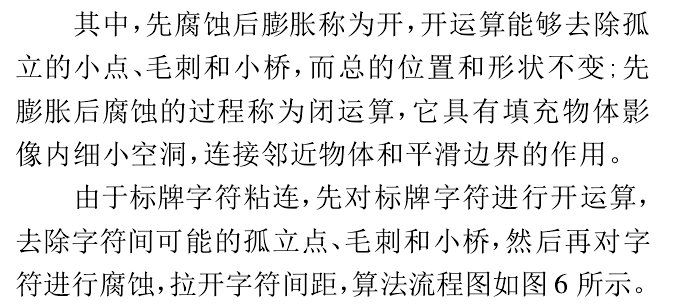
//> input picture 16.png, 695 x 307 px
$ ./text_segmentation_v1   (built with g++ and OpenCV 4)
//> lines starting //> are read from the running program, lines starting //| are printed output that depends on the picture; after the words box and inside, x2 and y2 are one past the last pixel; in counts of white or black regions, pixels touching at a corner belong together
#include "opencv2/imgproc.hpp"
#include "opencv2/highgui.hpp"
#include <iostream>
#include <algorithm>
using namespace cv;


#define V_PROJECT 1
#define H_PROJECT 2

typedef struct
{
	int begin;
	int end;

}char_range_t;

void draw_projection(vector<int>& pos, int mode)
{
	vector<int>::iterator max = std::max_element(std::begin(pos), std::end(pos)); //求最大值
	if (mode == H_PROJECT)
	{
		int height = pos.size();
		int width = *max;
		Mat project = Mat::zeros(height, width, CV_8UC1);
		for (int i = 0; i < project.rows; i++)
		{
			for (int j = 0; j < pos[i]; j++)
			{
				project.at<uchar>(i, j) = 255;
			}
		}
		cvNamedWindow("horizational projection", 0);
		imshow("horizational projection", project);

	}
	else if (mode == V_PROJECT)
	{
		int height = *max;
		int width = pos.size();
		Mat project = Mat::zeros(height, width, CV_8UC1);
		for (int i = 0; i < project.cols; i++)
		{
			for (int j = project.rows - 1; j >= project.rows - pos[i]; j--)
			{
				//std::cout << "j:" << j << "i:" << i << std::endl;
				project.at<uchar>(j, i) = 255;
			}
		}

		imshow("vertical projection", project);
	}

	//waitKey();
}

//获取文本的投影用于分割字符(垂直，水平)
int GetTextProjection(Mat &src, vector<int>& pos, int mode)
{
	if (mode == V_PROJECT)
	{
		for (int i = 0; i < src.rows; i++)
		{
			uchar* p = src.ptr<uchar>(i);
			for (int j = 0; j < src.cols; j++)
			{
				if (p[j] == 0)
				{
					pos[j]++;
				}
			}
		}

		draw_projection(pos, V_PROJECT);
	}
	else if (mode == H_PROJECT)
	{
		for (int i = 0; i < src.cols; i++)
		{

			for (int j = 0; j < src.rows; j++)
			{
				if (src.at<uchar>(j, i) == 0)
				{
					pos[j]++;
				}
			}
		}
		draw_projection(pos, H_PROJECT);

	}

	return 0;
}

//获取每个分割字符的范围，min_thresh：波峰的最小幅度，min_range：两个波峰的最小间隔
int GetPeekRange(vector<int> &vertical_pos, vector<char_range_t> &peek_range, int min_thresh = 2, int min_range = 10)
{
	int begin = 0;
	int end = 0;
	for (int i = 0; i < vertical_pos.size(); i++)
	{

		if (vertical_pos[i] > min_thresh && begin == 0)
		{
			begin = i;
		}
		else if (vertical_pos[i] > min_thresh && begin != 0)
		{
			continue;
		}
		else if (vertical_pos[i] < min_thresh && begin != 0)
		{
			end = i;
			if (end - begin >= min_range)
			{
				char_range_t tmp;
				tmp.begin = begin;
				tmp.end = end;
				peek_range.push_back(tmp);
				begin = 0;
				end = 0;
			}

		}
		else if (vertical_pos[i] < min_thresh || begin == 0)
		{
			continue;
		}
		else
		{
			//printf("raise error!\n");
		}
	}

	return 0;
}


inline void save_cut(const Mat& img, int id)
{
	char name[128] = { 0 };
	sprintf(name, "./save_cut/%d.jpg", id);
	imwrite(name, img);
}

//切割字符
int CutChar(Mat &img, const vector<char_range_t>& v_peek_range, const vector<char_range_t>& h_peek_range, vector<Mat>& chars_set)
{
	static int count = 0;
	int norm_width = img.rows;  //因为汉字都是类正方形的，所以我们定了norm_width就是汉字的高度
	Mat show_img = img.clone();
	cvtColor(show_img, show_img, CV_GRAY2BGR);
	for (int i = 0; i < v_peek_range.size(); i++)
	{
		int char_gap = v_peek_range[i].end - v_peek_range[i].begin;
		//if (char_gap <= (int)(norm_width*1.2) && char_gap >= (int)(norm_width*0.8))
		{
			int x = v_peek_range[i].begin - 2>0 ? v_peek_range[i].begin - 2 : 0;
			int width = char_gap + 4 <= img.rows ? char_gap : img.rows;
			Rect r(x, 0, width, img.rows);
			rectangle(show_img, r, Scalar(255, 0, 0), 1);
			Mat single_char = img(r).clone();
			chars_set.push_back(single_char);
			save_cut(single_char, count);
			count++;
		}
	}

	imshow("cut", show_img);
	waitKey();

	return 0;
}

Mat cut_one_line(const Mat& src,int begin,int end)
{
	Mat line = src(Rect(0,begin,src.cols,end-begin)).clone();
	return line;
}


vector<Mat> CutSingleChar(Mat& img)
{
	Mat show = img.clone();
	cvtColor(show, show, CV_GRAY2BGR);
	threshold(img, img, 0, 255, CV_THRESH_BINARY | CV_THRESH_OTSU);
	imshow("binary", img);
	vector<int> horizion_pos(img.rows, 0);
	vector<char_range_t> h_peek_range;
	GetTextProjection(img, horizion_pos, H_PROJECT);
	GetPeekRange(horizion_pos, h_peek_range, 2, 10);

#if 1

	/*将每一文本行切割*/
	vector<Mat> lines_set;
	//vector<Mat> lines_set_show;
	for (int i = 0; i < h_peek_range.size(); i++)
	{
		Mat line = cut_one_line(img, h_peek_range[i].begin, h_peek_range[i].end);
		lines_set.push_back(line);
		//Mat line_show = show(Rect(0, h_peek_range[i].begin, show.cols, h_peek_range[i].end - h_peek_range[i].begin));
		//lines_set_show.push_back(line_show);
	}

	vector<Mat> chars_set;
	for (int i = 0; i < lines_set.size(); i++)
	{
		Mat line = lines_set[i];
		//Mat line2 = lines_set_show[i];
		imshow("raw line", line);
		vector<int> vertical_pos(line.cols, 0);
		vector<char_range_t> v_peek_range;
		GetTextProjection(line, vertical_pos, V_PROJECT);
		GetPeekRange(vertical_pos, v_peek_range);
		CutChar(line, v_peek_range, h_peek_range, chars_set);
		//CutChar(line2, v_peek_range, h_peek_range, chars_set);
	}
#endif

	//imshow("line_show", show);
	//imwrite("show.png", show);
	return chars_set;
}


int main()
{
	Mat img = imread("16.png", 0);
//> img is the input picture: 307 rows x 695 cols, CV_8UC1; min 0, max 255, mean 231.4
	imshow("src", img);
	resize(img, img, Size(), 2, 2, INTER_LANCZOS4);
//> img: 614 rows x 1390 cols, CV_8UC1
	vector<Mat> chars_set = CutSingleChar(img);
//> in CutSingleChar, `threshold(img, img, 0, 255, CV_THRESH_BINARY | CV_THRESH_OTSU);`:
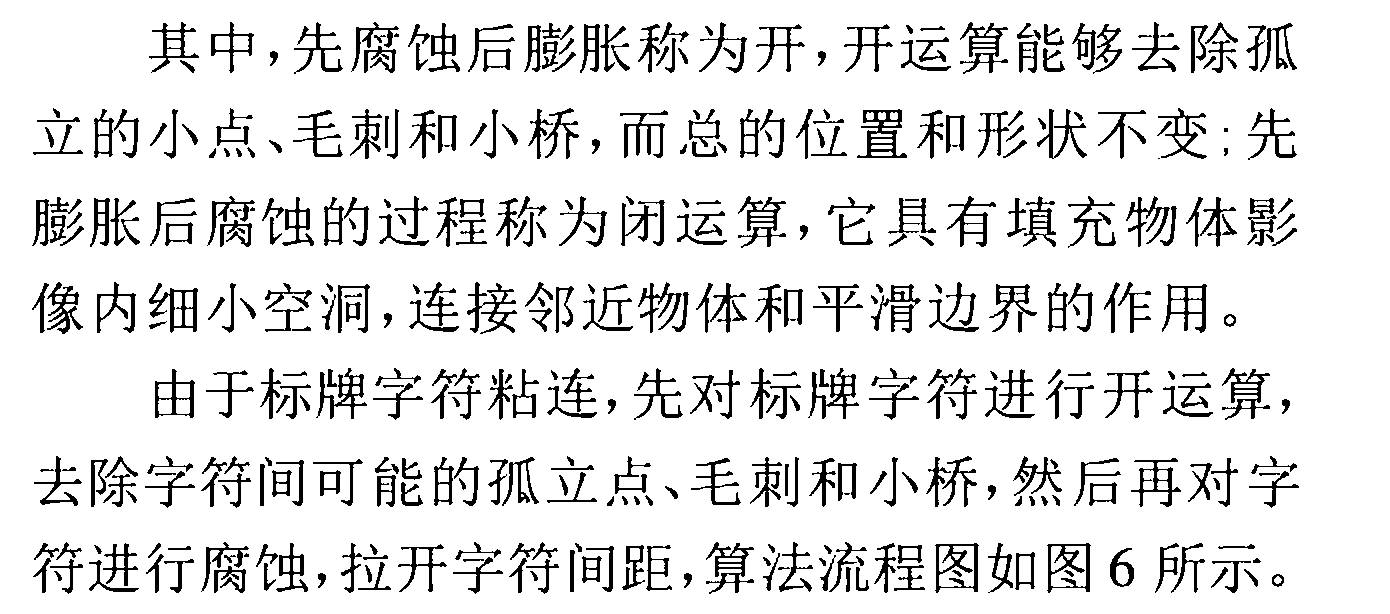
//> img: 614 rows x 1390 cols, CV_8UC1; 89.1% white; 437 black regions (9 under 20 px), largest, box (x1, y1, x2, y2) and area: (857, 109, 907, 158) 954, (467, 282, 517, 334) 814, (935, 543, 979, 593) 794
//> after the loop in GetTextProjection, `for (int i = 0; i < src.cols; i++)`: pos = 614 values, max 398 at index 242, min 0 at index 0, mean 152
//> in draw_projection, `int height = pos.size();`: height = 614
//> in draw_projection, `int width = *max;`: width = 398
//> in draw_projection, `Mat project = Mat::zeros(height, width, CV_8UC1);`: project: 614 rows x 398 cols, CV_8UC1; every value is 0
//> after the loop in draw_projection, `for (int i = 0; i < project.rows; i++)`:
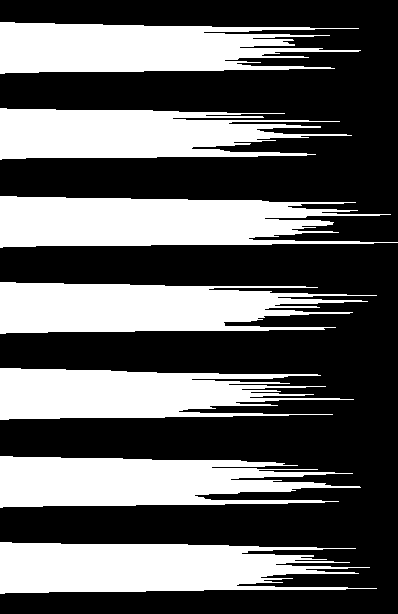
//> project: 614 rows x 398 cols, CV_8UC1; 38.2% white; 7 white regions, largest, box (x1, y1, x2, y2) and area: (0, 196, 398, 248) 14712, (0, 542, 377, 594) 14106, (0, 282, 377, 334) 13617
//> in CutSingleChar, `GetTextProjection(img, horizion_pos, H_PROJECT);`: horizion_pos has the same summary as pos in GetTextProjection
//> after the loop in GetPeekRange, `for (int i = 0; i < vertical_pos.size(); i++)`: begin = 0; peek_range = 7 items
//> the loop in CutSingleChar, `for (int i = 0; i < h_peek_range.size(); i++)` made 7 passes
//> the loop in CutSingleChar, `for (int i = 0; i < lines_set.size(); i++)` made 7 passes
//> height in draw_projection on passes 1 to 7: 51, 50, 50, 50, 51, 50, 49
//> pass 1, in draw_projection (call 2), `imshow("vertical projection", project);`:
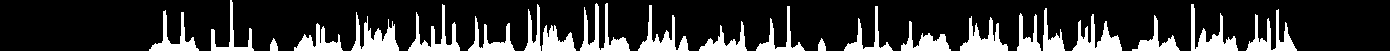
//> window 'vertical projection': 51 rows x 1390 cols, CV_8UC1; 18.5% white; 23 white regions, largest, box (x1, y1, x2, y2) and area: (351, 12, 399, 51) 862, (580, 3, 630, 51) 823, (1072, 14, 1122, 51) 805
//> pass 1, in CutChar, `imshow("cut", show_img);`:
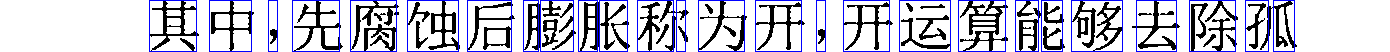
//> window 'cut': 52 rows x 1390 cols, CV_8UC3; mean B, G, R 210.1, 194.4, 194.4
//> chars_set[0]: 52 rows x 48 cols, CV_8UC1; 74.8% white; 2 black regions, box (x1, y1, x2, y2) and area: (0, 0, 48, 51) 560, (31, 38, 46, 51) 68
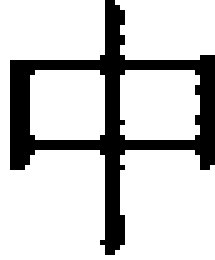
//> chars_set[1]: 52 rows x 43 cols, CV_8UC1 (shown 5 times larger); 79.3% white; 1 black region, box (x1, y1, x2, y2) and area: (2, 0, 43, 51) 462
//> chars_set[3]: 52 rows x 48 cols, CV_8UC1; 76.7% white; 1 black region, box (x1, y1, x2, y2) and area: (2, 0, 48, 52) 581
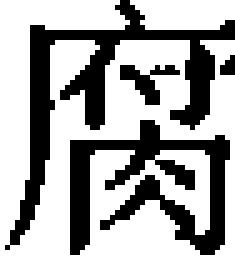
//> chars_set[4]: 52 rows x 47 cols, CV_8UC1 (shown 5 times larger); 65.1% white; 4 black regions (1 under 20 px), largest, box (x1, y1, x2, y2) and area: (1, 0, 47, 50) 431, (14, 24, 46, 51) 372, (24, 13, 36, 21) 40
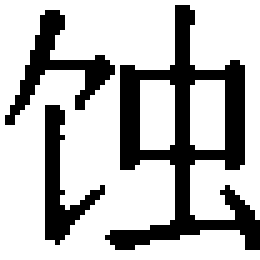
//> chars_set[5]: 52 rows x 52 cols, CV_8UC1 (shown 5 times larger); 72.6% white; 3 black regions, box (x1, y1, x2, y2) and area: (21, 1, 52, 50) 485, (1, 2, 23, 25) 138, (9, 21, 21, 49) 119

	for (int i = 0; i < chars_set.size(); i++)
	{
		/*字符识别*/
	}

	waitKey();
	return 0;
}

$ run again, with 12.png copied over 16.png
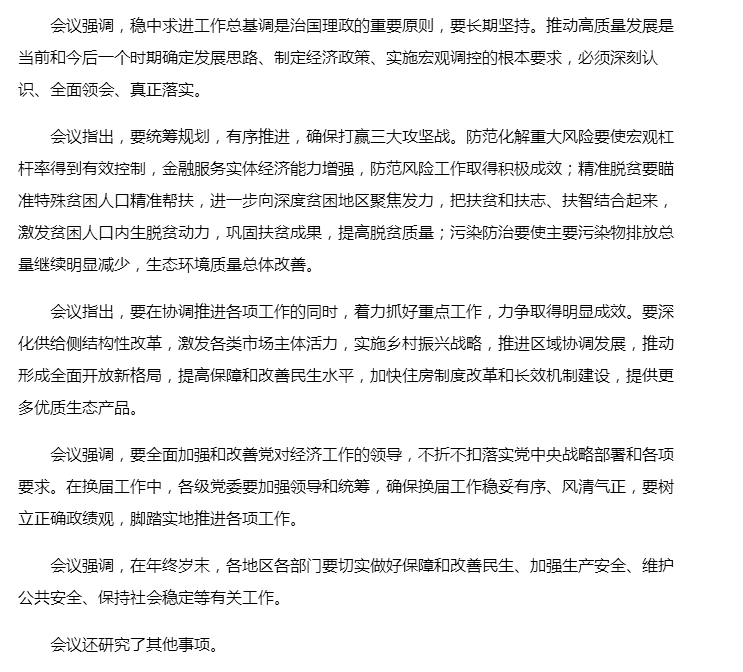
//> input picture 12.png, 743 x 672 px
//> img is the input picture: 672 rows x 743 cols, CV_8UC1; min 0, max 255, mean 237.5
//> after the loop in GetTextProjection, `for (int i = 0; i < src.cols; i++)`: pos = 1344 values, max 689 at index 456, min 0 at index 0, mean 125.4
//> height = 1344
//> width = 689
//> after the loop in draw_projection, `for (int i = 0; i < project.rows; i++)`:
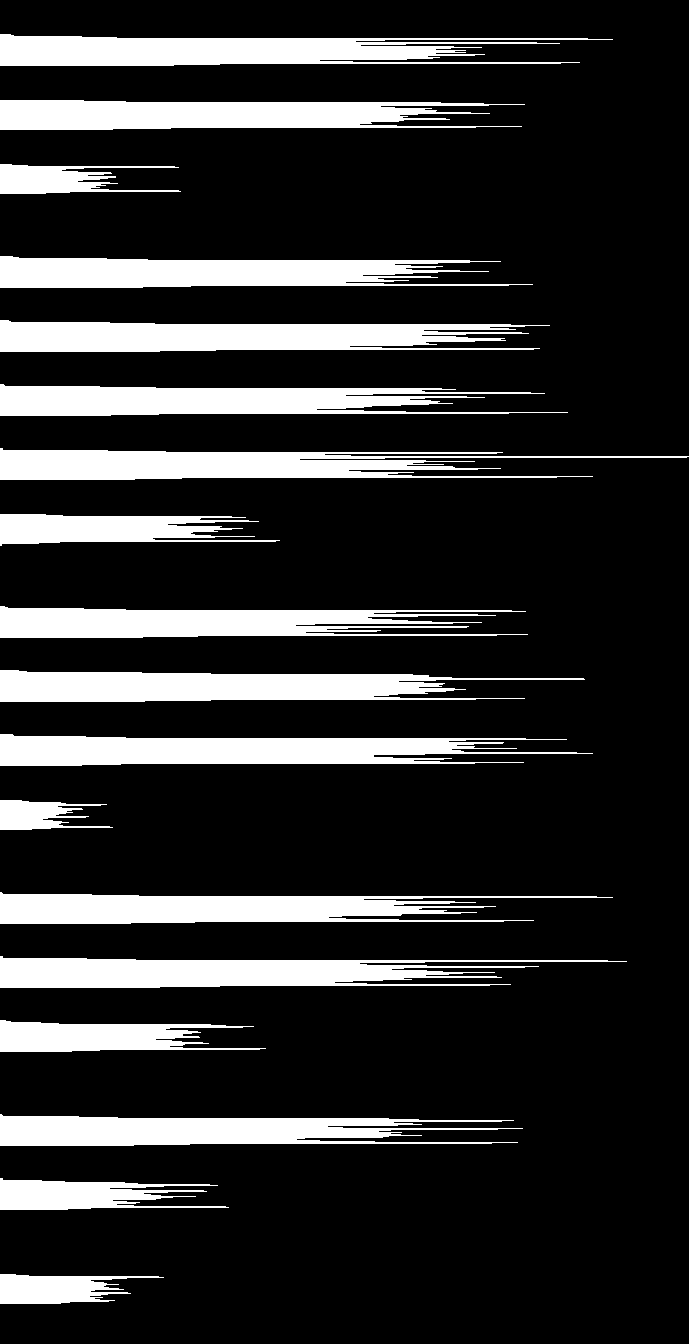
//> project: 1344 rows x 689 cols, CV_8UC1; 18.2% white; 18 white regions, largest, box (x1, y1, x2, y2) and area: (0, 320, 550, 352) 12985, (0, 734, 593, 766) 12716, (0, 34, 613, 66) 12552
//> horizion_pos has the same summary as pos in GetTextProjection
//> after the loop in GetPeekRange, `for (int i = 0; i < vertical_pos.size(); i++)`: begin = 0; peek_range = 18 items
//> the loop in CutSingleChar, `for (int i = 0; i < h_peek_range.size(); i++)` made 18 passes
//> the loop in CutSingleChar, `for (int i = 0; i < lines_set.size(); i++)` made 18 passes
//> height in draw_projection on passes 1 to 8: 32, 30, 26, 32, 30, 30, 30, 30
//> `vector<Mat> chars_set = CutSingleChar(img);`:
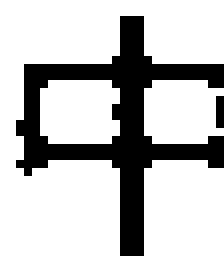
//> chars_set[5]: 32 rows x 28 cols, CV_8UC1 (shown 8 times larger); 75.1% white; 2 black regions (1 under 20 px), largest, box (x1, y1, x2, y2) and area: (2, 2, 28, 32) 219

$ run again, with 13.png copied over 16.png
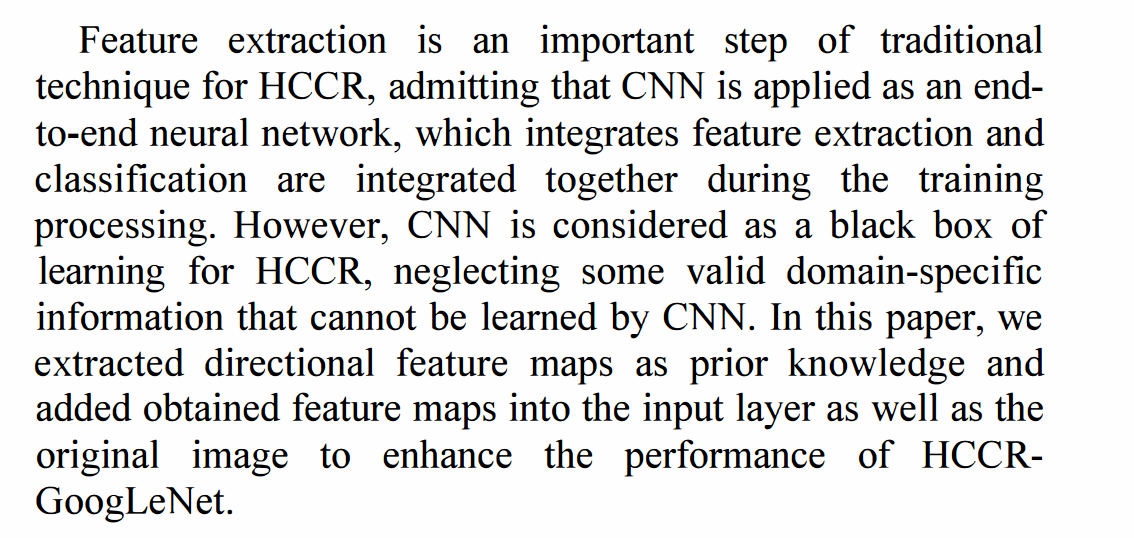
//> input picture 13.png, 1134 x 538 px
//> after the loop in GetTextProjection, `for (int i = 0; i < src.cols; i++)`: pos = 1076 values, max 1076 at index 256, min 0 at index 0, mean 270
//> height = 1076
//> after the loop in draw_projection, `for (int i = 0; i < project.rows; i++)`:
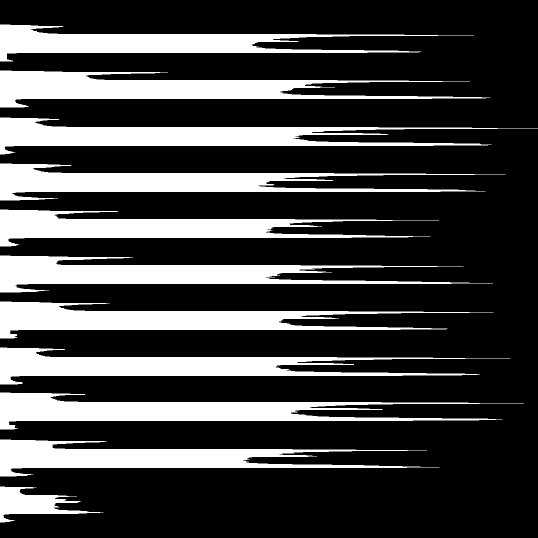
//> project: 1076 rows x 1076 cols, CV_8UC1 (shown at 1/2 size); 25.1% white; 11 white regions, largest, box (x1, y1, x2, y2) and area: (0, 141, 981, 215) 30441, (0, 785, 1048, 859) 30373, (0, 235, 1076, 309) 29933
//> horizion_pos has the same summary as pos in GetTextProjection
//> after the loop in GetPeekRange, `for (int i = 0; i < vertical_pos.size(); i++)`: begin = 0; peek_range = 11 items
//> the loop in CutSingleChar, `for (int i = 0; i < h_peek_range.size(); i++)` made 11 passes
//> the loop in CutSingleChar, `for (int i = 0; i < lines_set.size(); i++)` made 11 passes
//> height in draw_projection on passes 1 to 8: 57, 57, 57, 57, 57, 57, 57, 56
//> `vector<Mat> chars_set = CutSingleChar(img);`:
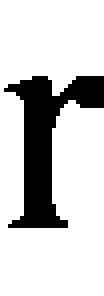
//> chars_set[5]: 74 rows x 26 cols, CV_8UC1 (shown 4 times larger); 80.1% white; 1 black region, box (x1, y1, x2, y2) and area: (1, 19, 26, 57) 382

$ run again, with 2.png copied over 16.png
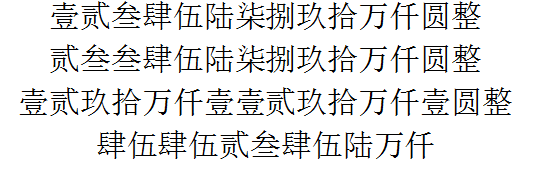
//> input picture 2.png, 558 x 184 px
//> after the loop in GetTextProjection, `for (int i = 0; i < src.cols; i++)`: pos = 368 values, max 463 at index 183, min 0 at index 0, mean 115.4
//> height = 368
//> width = 463
//> horizion_pos has the same summary as pos in GetTextProjection
//> after the loop in GetPeekRange, `for (int i = 0; i < vertical_pos.size(); i++)`: begin = 0; peek_range = 4 items
//> the loop in CutSingleChar, `for (int i = 0; i < h_peek_range.size(); i++)` made 4 passes
//> the loop in CutSingleChar, `for (int i = 0; i < lines_set.size(); i++)` made 4 passes
//> height in draw_projection on passes 1 to 4: 58, 58, 55, 58
//> `vector<Mat> chars_set = CutSingleChar(img);`:
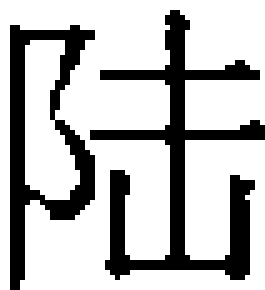
//> chars_set[5]: 58 rows x 53 cols, CV_8UC1 (shown 5 times larger); 73.3% white; 2 black regions, box (x1, y1, x2, y2) and area: (18, 2, 53, 56) 497, (2, 5, 19, 58) 323
//> the loop `for (int i = 0; i < chars_set.size(); i++)` made 57 passes
